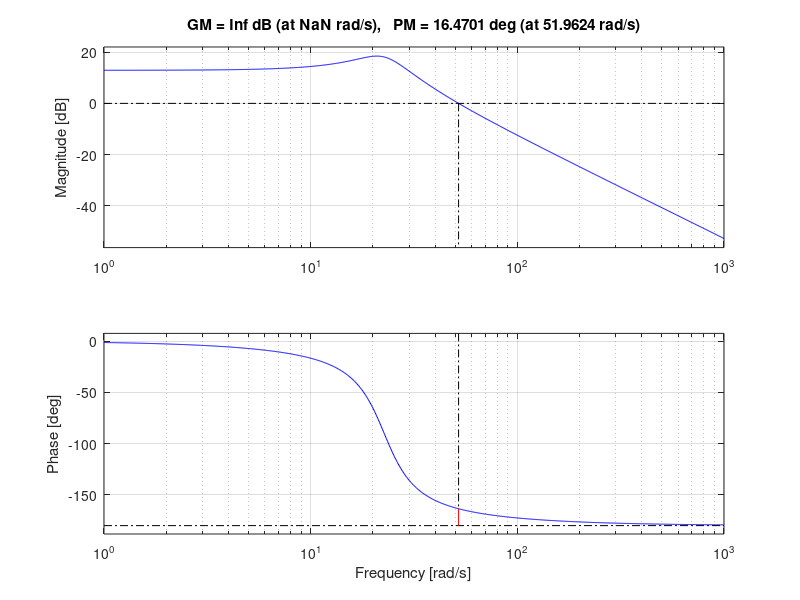
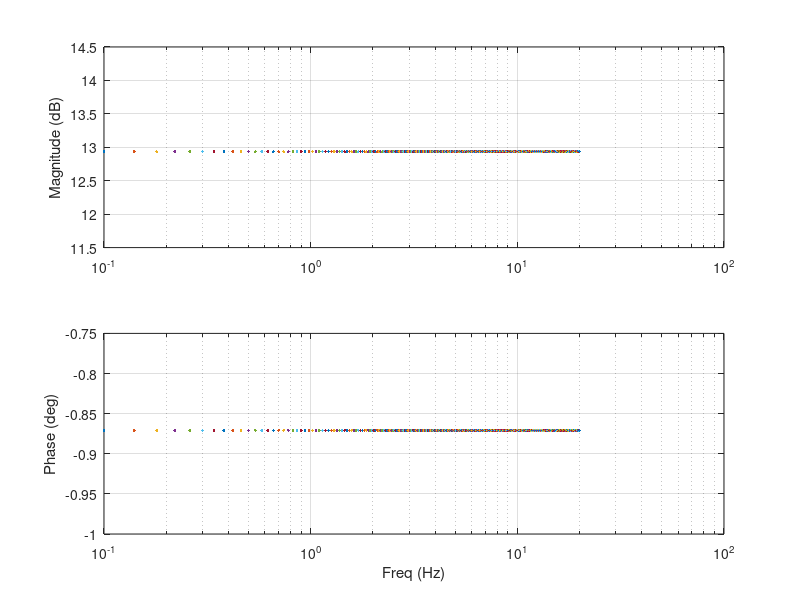

Write the MATLAB code that produced these figures, in order.
% Tutorial for determining the gain margin of the system
clear all
close all
clc

% System parameters
m = 0.8775;     % mass [kg]
c = 2.9123+8;   % damping coefficient [Ns/m]
k = 451.39;     % stiffness [N/m]

% Controller parameters
Kp = 2000;         % proportional gain
Ki = 0;         % integral gain
Kd = 0;         % derivative gain

% Plant transfer function
G=tf(1,[m c k]);
% Controller transfer function
C=tf([Kd Kp Ki],[1 0]);

% Multiply plant and controller trasfer functions to obtain open loop transfer function
OL=G*C; 

% Plot the bode diagram and determine the phase and gain margins for the open loop transfer function
figure(1)
margin(OL) 

w = (0.1*2*pi:0.04*2*pi:20*2*pi)'; 
[amp,pha] = bode(OL,w); 

% Plotting the bode plot
figure(2)
% Converting the freq to Hz here so that you 
% directly plot your experimental bode on top of it also, be careful 
% with the dB conversion of the amplitude  
subplot(2,1,1)     
semilogx(w/2/pi,20*log10(amp(1,:)))
ylabel('Magnitude (dB)');
grid on 
% Plot the bode phase.                                                        
subplot(2,1,2)  
semilogx(w/2/pi,pha(1,:))%plot the bode phase in degrees
xlabel('Freq (Hz)');
ylabel('Phase (deg)');
grid on